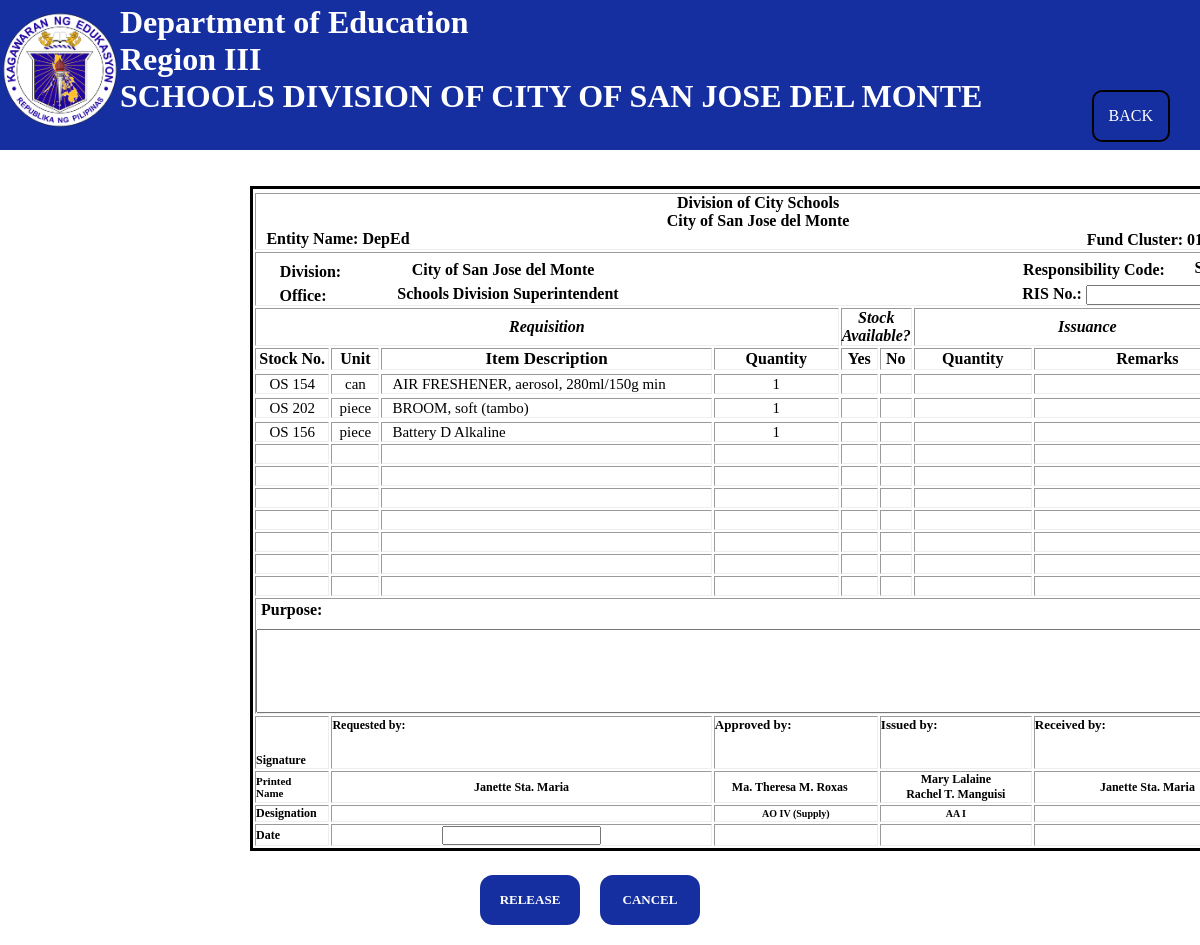
The app's page /queuing_release.php?referenceCode=262688 with its own data.
### tables this page shows
CREATE TABLE `queue_logs` (
  `referenceCode` int(6) NOT NULL,
  `yearRequested` int(5) NOT NULL,
  `accountName` varchar(50) NOT NULL,
  `userPosition` varchar(50) NOT NULL,
  `centerCode` varchar(50) NOT NULL,
  `userOffice` varchar(50) NOT NULL,
  `stock_number` varchar(10) NOT NULL,
  `item_description` varchar(100) NOT NULL,
  `stock_unit` varchar(10) NOT NULL,
  `quantityInput` int(100) NOT NULL,
  `purpose` text NOT NULL,
  `dateRequested` varchar(20) NOT NULL
);

### queuing_release_autofillup.php (called while the page is built, shortened)
<?php
$servername = "localhost";
$username = "root";
$password = "root";
$dbname = "ris_propertyoffice";
$conn = new mysqli($servername, $username, $password, $dbname);
if (isset($_GET['referenceCode'])) {
    $referenceCode = $_GET['referenceCode'];
    $sql = "SELECT * FROM queue_logs WHERE referenceCode = '$referenceCode'";
    $result = mysqli_query($conn, $sql);
    if (mysqli_num_rows($result) > 0) {
        $data = array();
        while ($row = mysqli_fetch_assoc($result)) {
            $data[] = $row;
        }
        foreach ($data as $row) {
            $accountName = $row['accountName'];
            $userOffice = $row['userOffice'];
            $purpose = $row['purpose'];
            $dateRequested = $row['dateRequested'];
        }
    } else {
    }
}
?>

### queuing_release.php (the view, shortened to what this page needs)
<?php
require_once("queuing_release_autofillup.php");
?>
<!DOCTYPE html>
<html lang="en">
<head>
    <link rel="stylesheet" href="queuing_release.css">
    <link rel="stylesheet" href="https://code.jquery.com/ui/1.13.2/themes/base/jquery-ui.css">
</head>
<body>
<header>
        <img src="pictures/deped logo.png" alt="">
        <a href="queuing system.php" class="backbtn">BACK</a>
        <h1>Department of Education <br> Region III <br> SCHOOLS DIVISION OF CITY OF SAN JOSE DEL MONTE</h1>
    </header>
    <br>
    <br>
    <div id="formContainer">
        <form class="risFORM "action="queuing-delete_row.php" method="POST">
            <table id="forRIS1" border="1" width="950px">
            <tr reference-data-code = "referenceCode">
                <tr>
                    <div class="formHeader">
                        <th width="100px"colspan="8">
                            Division of City Schools
                            <br>
                            City of San Jose del Monte
                            <br>
                        <div class="entityDeped">
                            Entity Name: DepEd
                        </div>
                        <div class="fundCluster">
                            Fund Cluster: 01101101
                        </div>
                        </th>
                    </div>
                </tr>
                <tr>
                    <th colspan="8">
                        <div class="cityDivision">
                            Division:
                        </div>
                        <div class="locationDivision">
                            City of San Jose del Monte
                        </div>
                        <div class="centerCode">
                            Responsibility Code:
                        </div>
                            <div class="centerCodePHP">
                            </div>
                        </div>
                        <div class="userOffice">
                            Office:
                            <div class="userOfficePHP">
                                <?php echo $userOffice; ?>
                            </div>
                        </div>
                        <div class="risNo">
                            RIS No.:
                            <input type="text" name="risNoDate" class="risNoDate" readonly>
                        </div>
                <tr colspan="8">
                    <th colspan="4"><i>Requisition</i></th>
                    <th colspan="2"><i>Stock Available?<i></th>
                    <th colspan="2"><i>Issuance<i></th>
                </tr>
                <tr colspan="8">
                    <th class="stock_number">Stock No.</th>
                    <th class="stock_unit">Unit</th>
                    <th class="itemDescription_title">Item Description</th>
                    <th class="quantityInput">Quantity</th>
                    <th class="yesInputCheck">Yes</th>
                    <th class="noInputCheck">No</th>
                    <th class="quantityInput">Quantity</th>
                    <th class="issuedRemarks">Remarks</th>
                </tr>
                <?php
                    $rowCount = count($data);
                    $maxRows = 10;
                    for ($i = 0; $i < $maxRows; $i++) {
                        echo "<tr colspan='8'>";
                        if ($i < $rowCount) {
                            echo "<tr data-reference-code='$referenceCode'>";
                            $stock_number = $data[$i]['stock_number'];
                            $stock_unit = $data[$i]['stock_unit'];
                            $item_description = $data[$i]['item_description'];
                            $quantityInput = $data[$i]['quantityInput'];
                            echo "<th colspan='1' height='18px' class='stock-number'>$stock_number</th>";
                            echo "<th colspan='1' class='stock-unit'>$stock_unit</th>";
                            echo "<th colspan='1' class='item-description'>$item_description</th>";
                            echo "<th colspan='1' class='quantity-Input'>$quantityInput</th>";
                        } else {
                            echo "<th colspan='1' height='18px' class='stock_number'></th>";
                            echo "<th colspan='1' class='stock_unit'></th>";
                            echo "<th></th>";
                            echo "<th class='quantityInput'></th>";
                        }
                            echo "<th class='yesInputCheck'></th>";
                            echo "<th class='noInputCheck'></th>";
                            echo "<th class='quantityInput'></th>";
                            echo "<th class='issuedRemarks'></th>";
                            echo "</tr>";
                    }
                ?>
                <tr height="100px">
                    <th class="purposeSection" colspan="8">
                        <div class="purposeTitle">
                            Purpose:
                        </div>
                        <div>
                            <input class="purposeInput" type="text" name="purpose" id="" readonly value=" <?php echo $purpose; ?>">
                        </div>
                    </th>
                </tr>
                <tr>
                    <th colspan="1" height="50px">
                        <div id="signature">
                            Signature
                        </div>
                    </th>
                    <th class="requestedBy" colspan="2">
                        <div class="requestedBy">
                            Requested by:
                    </th>
                    <th colspan="2">
                        <div class="approvalDiv">
                            Approved by:
                        </div>
                    </th>
                    <th colspan="2">
                        <div class="approvalDiv">
                            Issued by:</th>
                    <th colspan="1">
                        <div class="approvalDiv">
                            Received by:
                        </div>
                    </th>
                </tr>
                <tr height="20px">
                    <th colspan="1" class="firstcolumn_Approval">
                        <div class="firstcolumn_Approval">
                            Printed Name
                        </div>
                    </th>
                    <th class="accountName" colspan="2">
                        <div class="accountName">
                            <?php echo $accountName; ?>
                        </div>
                    </th>
                    <th class="approvedByName" colspan="2">
                        <div class="approvedByName">
                            Ma. Theresa M. Roxas
                        </div>
                    </th>
                    <th class="issuedByName" colspan="2">
                        <div class="issuedByName">
                            Mary Lalaine <br> Rachel T. Manguisi
                        </div>
                    </th>
                    <th class="accountName"colspan="1">
                      <div class="accountName">
                        <?php echo $accountName; ?>
                      </div>
                    </th>
                </tr>
                <tr>
                    <th colspan="1">
                        <div id="designationID">
                            Designation
                        </div>
                    </th>
                    <th colspan="2">
                    </th>
                    <th colspan="2">
                        <div id="approverPosition">
                            AO IV (Supply)
                        </div>
                    </th>
                    <th colspan="2">
                        <div id="issuerPosition">
                            AA I
                        </div>
                    </th>
                    <th colspan="1">
                    </th>
                </tr>
                <tr>
                    <th colspan="1">
                        <div id="dateToday">
                            Date
                        </div>
                    </th>
                    <th colspan="2">
                        <input type="text" class="formDate" name="formDate" readonly value="<?php echo $dateRequested; ?>">
                    </th>
                    <th colspan="2"></th>
                    <th colspan="2"></th>
                    <th colspan="1">
                    </th>
                </tr>
            </tr>
       <br>
       <br>
       <br>
    <button type="submit" class="btnCancel" name="btnCancel" id="btnCancel">CANCEL</button>
    <button type="submit" class="btnRelease" name="btnRelease" id="btnRelease">RELEASE</button>
</body>
</html>

### queuing_release.css (style rules this page uses)
body { overflow-x: hidden; }
#forRIS1 { margin-left: 200px; }
.risFORM { margin-left: 50px; overflow-y: auto; overflow-x: hidden; }
.stock_number { width: 85px; text-align: center; font-family: "Bookman Old Style"; font-weight: bold; }
.purposeInput { margin-top: 60px; width: 1000px; height: 80px; font-family: "Bookman Old Style"; font-weight: bold; }
.stock_unit { width: 60px; text-align: center; font-family: "Bookman Old Style"; font-weight: bold; }
.quantityInput { text-align: center; font-family: "Bookman Old Style"; font-weight: bold; }
.yesInputCheck { width: 10px; }
.noInputCheck { width: 10px; }
.backbtn { float: right; margin-top: 90px; margin-right: 30px; padding: 15px 15px 15px 15px; color: white; text-decoration: none; border: 2px solid black; border-radius: 10px; }
#forRIS1 { font-family: "Bookman Old Style"; border: solid; }
.entityDeped { margin-bottom: -17.5px; margin-left: -840px; }
.fundCluster { margin-right: -820px; }
.cityDivision { margin-top: 10px; margin-left: -895px; }
.locationDivision { margin-top: -20px; margin-left: -510px; }
.userOffice { margin-top: 10px; margin-bottom: -17.5px; margin-left: -910px; }
.userOfficePHP { margin-top: -20px; margin-left: 410px; }
.centerCode { margin-top: -18px; margin-right: -672px; }
.centerCodePHP { margin-top: -20px; margin-left: 890px; }
.risNo { margin-left: 760px; }
.purposeTitle { text-align: left; margin-top: 2px; margin-left: 5px; margin-bottom: -50px; }
#signature { text-align: left; font-size: 12px; margin-top: 35px; }
.firstcolumn_Approval { text-align: left; font-size: 11px; width: 10px; }
.requestedBy { text-align: left; font-size: 12px; margin-bottom: 35px; }
.approvalDiv { text-align: left; font-size: 13px; margin-bottom: 35px; }
.approvedByName { text-align: center; font-size: 12px; width: 150px; }
.issuedByName { text-align: center; font-size: 12px; width: 150px; }
#designationID { text-align: left; font-size: 12px; }
#approverPosition { text-align: center; font-size: 10px; }
#issuerPosition { text-align: center; font-size: 10px; }
#dateToday { text-align: left; font-size: 12px; }
.formDate { text-align: center; font-size: 12px; }
.itemDescription_title { font-family: "Bookman Old Style"; font-size: 17px; font-weight: bold; text-align: center; width: 550px; }
.accountName { text-align: center; font-size: 12px; }
.issuedRemarks { width: 400px; }
* { margin: 0; padding: 0; font-family: 'bookman old style'; }
header { height: 150px; background-color: #162fa0; }
header img { margin-top: 10px; width: 120px; }
h1 { font-size: 32px; color: white; position: absolute; margin-top: -130px; margin-left: 120px; }
.stock-number { font-size: 15px; font-weight: normal; font-family: 'Bookman Old Style'; }
.stock-unit { font-size: 15px; font-weight: normal; font-family: 'Bookman Old Style'; }
.item-description { width: 200px; font-size: 15px; font-weight: normal; font-family: 'Bookman Old Style'; text-align: left; padding: 0px 0px 0px 10px; }
.quantity-Input { font-size: 15px; font-weight: normal; font-family: 'Bookman Old Style'; }
.btnRelease { display: block; margin-left: 40%; margin-top: -70px; margin-bottom: 20px; width: 100px; height: 50px; border-radius: 13px; font-family: "Bookman Old Style"; font-size: 13px; font-weight: bold; background-color: #162fa0; color: #fff; border: 2px solid #162fa0; transition: background-color .3s; cursor: pointer; }
.btnCancel { display: block; margin-left: 50%; margin-top: -30px; margin-bottom: 20px; width: 100px; height: 50px; border-radius: 13px; font-family: "Bookman Old Style"; font-size: 13px; font-weight: bold; background-color: #162fa0; color: #fff; border: 2px solid #162fa0; transition: background-color .3s; cursor: pointer; }

### records on screen
queue_logs: userOffice "Schools Division Superintendent", stock_number "OS 156", stock_unit "piece", item_description "Battery D Alkaline", quantityInput "1", accountName "Janette Sta. Maria"
queue_logs: stock_number "OS 154", stock_unit "can", item_description "AIR FRESHENER, aerosol, 280ml/150g min", quantityInput "1"
queue_logs: stock_number "OS 202", stock_unit "piece", item_description "BROOM, soft (tambo)", quantityInput "1"
